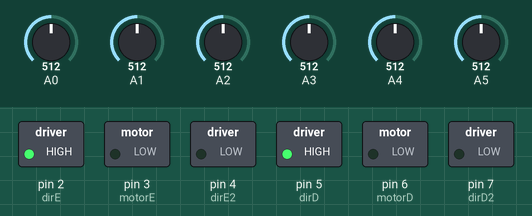
Bench run of a sketch on a simulated Arduino Uno, built with avr-gcc and run on an emulated ATmega328P. Shown: switched loads named in the sketch (green lamp = pin HIGH). Dashed ring = blinking. The inputs (shaded band) are chosen by the test bench; at power-on: A0 = 512, A4 = 512, A1 = 512, A3 = 512, A2 = 512, A5 = 512.

Above: at 7.2 s.
7.3 s: A0 set to 824
At 8.3 s:
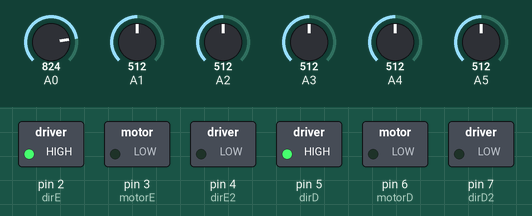
8.8 s: A0 set to 860
At 9.56 s:
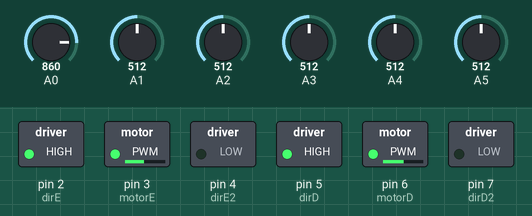
11.8 s: A0 set to 30
At 11.92 s:
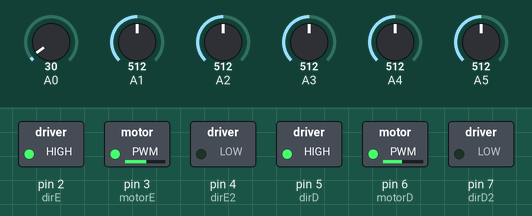
14.8 s: A4 set to 992
At 14.92 s:
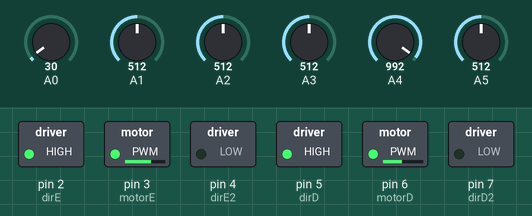
17.8 s: A1 set to 716
20.8 s: A3 set to 638
23.8 s: A3 set to 650
At 24.9 s:
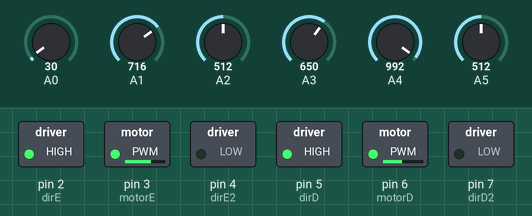
Timing chart, 0 to 26.3 s (numbered marks = the images above; inputs shaded):
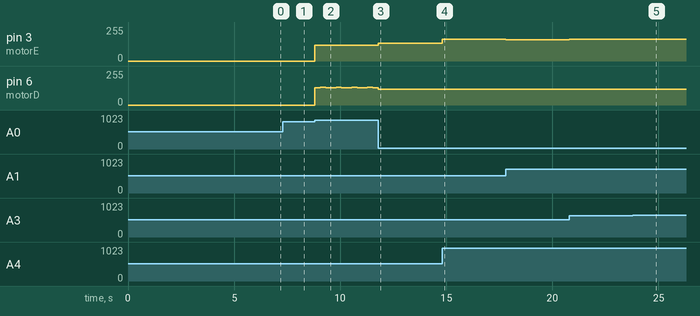

Measured:
- the behaviour switches between 841 and 842 on A0 (found by bisection; images 1 and 2)
- the behaviour switches between 649 and 650 on A3 (found by bisection; images 4 and 5)
- after the input at 7.3 s, pin 3 (motorE), pin 6 (motorD): stays 0/255 (without the input it goes to 255/255 after 1.1 s)
- after the input at 8.8 s, pin 3 (motorE): 0/255 → 120/255 after 0.00 s instead of 1.1 s; pin 6 (motorD): 0/255 → 131/255 at once, → 132/255 0.26 s later, → 131/255 0.25 s later, → 132/255 0.48 s later
- after the input at 11.8 s, pin 3 (motorE): 120/255 → 134/255 at once, then repeats every 0.69 s: 133/255 0.34 s, 134/255 0.34 s
- after the input at 14.8 s, pin 3 (motorE): alternates 165/255 for 0.13 s and 164/255 for 0.24 s, starting at once
- after the input at 23.8 s, pin 3 (motorE): stops changing and stays 164/255

The sketch:

seguidor.ino
```cpp
#include <QTRSensors.h>

#define motorE 3 //velocidade motor A - de 0 a 255

#define dirE 2 //direcao do motor A - HIGH ou LOW

#define dirE2 4 //direcao do motor A - HIGH ou LOW

#define motorD 6 //velocidade motor B - de 0 a 255

#define dirD 5 //direcao do motor B - HIGH ou LOW

#define dirD2 7 //direcao do motor B - HIGH ou LOW

int P;

int I;

int D;

float Kp = 0.1; // .13

float Ki = 0.00001;

float Kd = 0.18; //1.08

int maxspeedA = 255;

int maxspeedB = 255;

int velBaseA = 100;

int velBaseB = 100;

int lastError = 0;

QTRSensors qtr;

const uint8_t SensorCount = 6;

uint16_t sensorValues[SensorCount];

void setup()

{
  Serial.begin(9600);

  // configure the sensors

  qtr.setTypeAnalog();

  qtr.setSensorPins((const uint8_t[]){A0, A1, A2, A3, A4, A5}, SensorCount);

  pinMode(dirE, OUTPUT);

  pinMode(dirE2, OUTPUT);

  pinMode(motorE, OUTPUT);

  pinMode(dirD, OUTPUT);

  pinMode(dirD2, OUTPUT);

  pinMode(motorD, OUTPUT);

  digitalWrite(dirD, HIGH);

  digitalWrite(dirD2, LOW);

  digitalWrite(dirE, HIGH);

  digitalWrite(dirE2, LOW);

  //analogWrite(motorE, 255);

  //analogWrite(motorD, 255);

  for (uint16_t i = 0; i < 200; i++)
  {
    qtr.calibrate();
  }

  analogWrite(motorE, 0);

  analogWrite(motorD, 0);

  delay(1000);
}

void loop()

{
  PID_control();
}

void PID_control() {

  uint16_t positionLine = qtr.readLineWhite(sensorValues);
  int error = 2500 - positionLine;

  P = error;

  I = error + I;

  D = error - lastError;

  lastError = error;

  int motorSpeedChange = P*Kp + I*Ki + D*Kd;

  int motorSpeedA = constrain(velBaseA + motorSpeedChange,0,maxspeedA);

  int motorSpeedB = constrain(velBaseB - motorSpeedChange,0,maxspeedB);

  digitalWrite(dirD, HIGH);
  digitalWrite(dirD2, LOW);
  digitalWrite(dirE, HIGH);
  digitalWrite(dirE2, LOW);

  if (motorSpeedA<120&&motorSpeedA>0) motorSpeedA=120;

  if (motorSpeedB<120&&motorSpeedB>0) motorSpeedB=120;

  analogWrite(motorE, motorSpeedA);
  analogWrite(motorD, motorSpeedB);

  if(error<=300&&error>=-300){
    motorSpeedA=maxspeedA;
    motorSpeedB=maxspeedB;
  }

  analogWrite(motorE, motorSpeedA);
  analogWrite(motorD, motorSpeedB);
}
```
